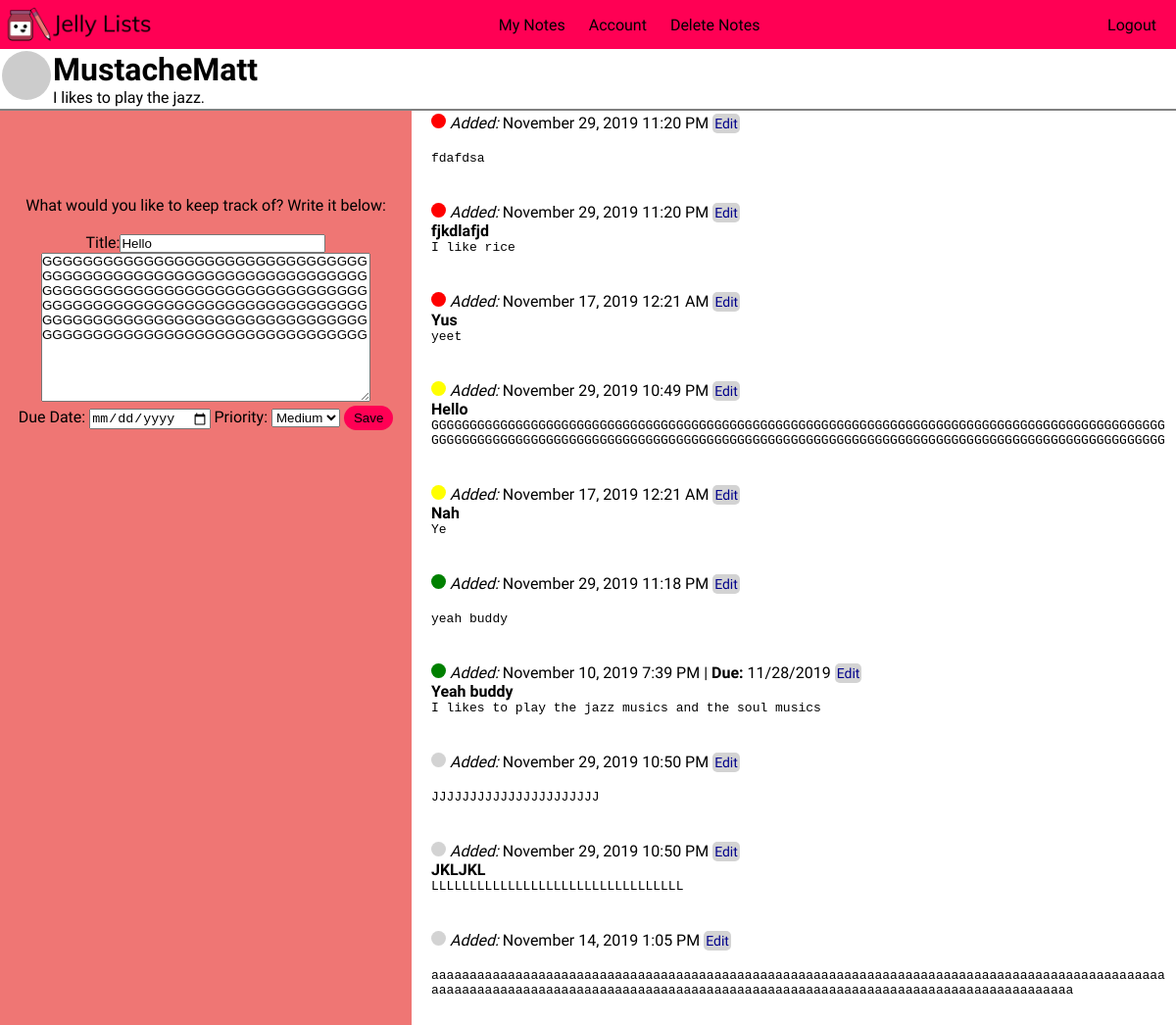
Page /mynotes?noteID=67 (signed in) on the committed database.
### app/models.py (models this page shows, shortened)
class User(UserMixin, db.Model):
    id = db.Column(db.Integer, primary_key=True)
    username = db.Column(db.String(64), index=True, unique=True)
    email = db.Column(db.String(120), index=True, unique=True)
    password_hash = db.Column(db.String(128))
    about_me = db.Column(db.String(140))
    notes = db.relationship('Note', backref='author', lazy='dynamic')
    def get_notes(self):
        return (Note.query.filter(Note.user_id == self.id).order_by(
            Note.priority.desc())).order_by(Note.timestamp.desc())
    def get_note_count(self):
        return Note.query.filter(Note.user_id == self.id).count()
    def avatar(self, size):
        digest = md5(self.email.lower().encode('utf-8')).hexdigest()
        return 'https://www.gravatar.com/avatar/{}?d=monsterid&s={}'.format(
            digest, size)

class Note(db.Model):
    id = db.Column(db.Integer, primary_key=True)
    body = db.Column(db.String)
    timestamp = db.Column(db.DateTime, index=True, default=datetime.utcnow)
    due_date = db.Column(db.DateTime, index=True)
    user_id = db.Column(db.Integer, db.ForeignKey('user.id'))
    priority = db.Column(db.Integer, default=0)
    title= db.Column(db.String)

### app/routes.py (the view, shortened to what this page needs)
@app.route('/mynotes', methods=['GET', 'POST'])
@login_required
def mynotes():
    form = NoteForm()
    noteID = request.args.get('noteID')
    if form.validate_on_submit() and noteID is None:
        if 'submit' in request.form:
            note = Note(body=form.note.data, due_date=form.due_date.data, author=current_user, priority=form.priorityLevel.data, title=form.title.data) #changed
            db.session.add(note)
            db.session.commit()
        return redirect(url_for('mynotes'))
    notes = current_user.get_notes().all()
    noteData = Note.query.filter_by(id=noteID).first()
    if noteID is not None:
        form.note.data = noteData.body
        form.due_date.data = noteData.due_date
        form.priorityLevel.data = noteData.priority
        form.title.data = noteData.title
    return render_template('mynotes.html', form=form, notes=notes)

### app/forms.py (shortened to what this page needs)
class NoteForm(FlaskForm):
    note = TextAreaField(validators=[DataRequired()]) #body
    due_date = DateField('Due Date', format='%m/%d/%Y', validators=[Optional()])
    priorityLevel = SelectField('Priority', choices=[(0,'None'),(1,'Low'),(2,'Medium'),(3,'High')], coerce=int)
    submit = SubmitField('Save')
    title = StringField(validators=[Optional()])

### app/models.py (called while the page is built)
@login.user_loader
def load_user(id):
    return User.query.get(int(id))

### app/templates/mynotes.html (shortened to what this page needs)
<!DOCTYPE html>
<html>
<head>
    <link type="text/css" rel="stylesheet" href="/static/style.css">
</head>
<body id="note_body">
    <header>
        <a href="homepage"><img src="static/JamNotJelly_Logo_text.png" alt="Jam Not Jelly's Jelly Lists" id="nav_logo"></a>
        <ul class="nav_links">
            {% if current_user.is_authenticated %}
                <li><a class="nav_content" href="mynotes">My Notes</a></li>
                <li><a class="nav_content" href="account">Account</a></li>
                {% if current_user.get_note_count() > 0 %}
                    <li><a class="nav_content" href="delete-notes">Delete Notes</a></li>
                {% endif %}
            {% endif %}
        </ul>
        <ul class="nav_links" id="right_links">
            {% if current_user.is_anonymous %}
            <li><a href="{{ url_for('login') }}">Login</a></li> |
            <li><a class="nav_content" href="register">Sign Up</a></li>
            {% else %}
            <li><a href="{{ url_for('logout') }}">Logout</a></li>
            {% endif %}
        </ul>
    </header>
    <div id="note_body">
        {% if current_user.is_authenticated %}
        <table>
                <tr valign="top">
                    <td><img src="{{ current_user.avatar(128) }}" id="note_avatar"></td>
                    <td>
                        <h1>{{ current_user.username }}</h1>
                        {% if current_user.about_me %}<p>{{ current_user.about_me }}</p>{% endif %}
                    </td>
                </tr>
        </table>
        {% endif %}
        <form action="" method="post" id="notes">
            <div id="left_side">
                <div id="note_input">
                    <p>What would you like to keep track of? Write it below:</p><br>
                    <p>Title:{{form.title(style= "width:50%;", id="title_textbox")}}</p>
                    {{ form.note(style="width: 80%;",rows=10, id="note_textbox") }}<br>
                    <p>Due Date: {{ form.due_date(placeholder="mm/dd/yyyy") }}
                    Priority: {{form.priorityLevel()}}
					{{ form.submit(id="note_submit") }}
                    </p>
                </div>
            </div>
            <ul id="note_list">
                {% for note in notes %}
                    <li>
						{% if note.priority == 0 %} <span class="dot0"><span class="tooltiptext">No Priority</span></span>
						{% elif note.priority == 1 %}  <span class="dot1"><span class="tooltiptext">Low Priority</span></span>
						{% elif note.priority == 2 %} <span class="dot2"><span class="tooltiptext">Medium Priority</span></span>
						{% elif note.priority == 3 %} <span class="dot3"><span class="tooltiptext">High Priority</span></span>
						{% endif %}
                        <i>Added: </i>{{ moment(note.timestamp).format("LLL") }}
                            {% if note.due_date %}
                                | <b>Due: </b>{{ note.due_date.strftime('%m/%d/%Y') }}
                            {% endif %}
                            <a style="color: darkblue; background-color: lightgrey; padding: 2px; font-size: 14px; border-radius: 5px" href="?noteID={{note.id}}">Edit</a>
                        <br>
                        <span style="font-weight: bold;">{{note.title}}</span> <br>
                        <pre style="white-space: pre-wrap;">{{note.body}}</pre><br>
				</li><br>
                {% endfor %}
            </ul>
        </form>
    </div>
</body>
</html>

### app/static/style.css (style rules this page uses)
* { box-sizing: border-box; margin: 0; padding: 0; text-decoration: none; }
span[class^="dot"] { height: 15px; width: 15px; border-radius: 50%; display: inline-block; position: relative; }
.dot0 { background-color: lightgrey; }
.dot1 { background-color: green; }
.dot2 { background-color: yellow; }
.dot3 { background-color: red; }
li { list-style: none; }
a { color: black; }
body { width: 100%; height: 100%; font-family: 'Muli', sans-serif; }
header { background-color: #ff0054; color:black; width: 100%; height: 50px; display: flex; justify-content: space-between; align-items: center; }
.nav_links { list-style: none; color: black; }
.nav_links li { display: inline-block; padding: 0 10px; }
.nav_links li a { transition: all 0.5s ease 0s }
#right_links { margin-right: 10px; }
input[type=submit] { padding: 5px 10px; background-color: rgba(239,118,116,1); border: none; border-radius: 20px; cursor: pointer; transition: all 0.5s ease 0s; }
textarea { font-family: Arial, Helvetica, sans-serif; }
#nav_logo { height: 60px; vertical-align: bottom; }
#note_avatar { width: 50px; border-radius: 25px; }
#note_body { height: 100%; }
#notes { position: relative; height: 100%; }
#left_side { background-color: rgba(239,118,116,1); width: 35%; height: 100%; float: left; text-align: center; position: fixed; bottom: 0px; z-index: -3; }
#note_input { margin-left: auto; margin-right: auto; text-align: center; padding-bottom: 5px; padding-top: 200px; }
#note_list { width: 65%; float: right; word-wrap: break-word; padding: 5px; padding-left: 20px; }
#note_body { border-bottom: solid grey 1px; background-color: white; }
#note_submit { background-color: rgba(255, 0, 84, 1) !important; }

### rows in the picture
User: username "MustacheMatt", about_me "I likes to play the jazz."
Note: title "Hello", timestamp "November 29, 2019 10:49 PM", body "GGGGGGGGGGGGGGGGGGGGGGGGGGGGGGGGGGGGGGGGGGGGGGGGGGGGGGGGGGGGGGGGGGGGGGGGGGGGGGGGGGGGGGGGGGGGGGGGGGGGGGGGGGGGGGGGGGGGGGGGGGGGGGGGGGGGGGGGGGGGGGGGGGGGGGGGGGGGGGGGGGGGGGGGGGGGGGGGGGGGGGGGGGGGGGGG"
Note: timestamp "November 29, 2019 11:20 PM", body "fdafdsa"
Note: timestamp "November 29, 2019 11:20 PM", title "fjkdlafjd", body "I like rice"
Note: timestamp "November 17, 2019 12:21 AM", title "Yus", body "yeet"
Note: timestamp "November 17, 2019 12:21 AM", title "Nah", body "Ye"
Note: timestamp "November 29, 2019 11:18 PM", body "yeah buddy"
Note: timestamp "November 10, 2019 7:39 PM", due_date "11/28/2019", title "Yeah buddy", body "I likes to play the jazz musics and the soul musics"
Note: timestamp "November 29, 2019 10:50 PM", body "JJJJJJJJJJJJJJJJJJJJJJ"
Note: timestamp "November 29, 2019 10:50 PM", title "JKLJKL", body "LLLLLLLLLLLLLLLLLLLLLLLLLLLLLLLLL"
Note: timestamp "November 14, 2019 1:05 PM", body "aaaaaaaaaaaaaaaaaaaaaaaaaaaaaaaaaaaaaaaaaaaaaaaaaaaaaaaaaaaaaaaaaaaaaaaaaaaaaaaaaaaaaaaaaaaaaaaaaaaaaaaaaaaaaaaaaaaaaaaaaaaaaaaaaaaaaaaaaaaaaaaaaaaaaaaaaaaaaaaaaaaaaaaaaaaaaaaaaaaa"
